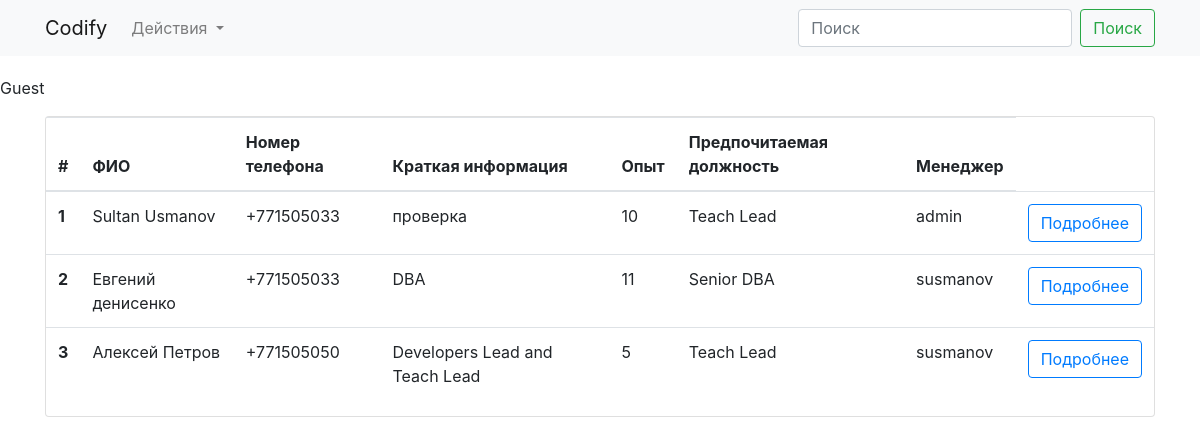
The page / on the database its author committed.
### app/models.py (models this page shows, shortened)
class Employee(db.Model):
    id = db.Column(db.Integer, primary_key=True)
    fullname = db.Column(db.String(30))
    phone = db.Column(db.String)
    short_info = db.Column(db.String)
    experience = db.Column(db.Integer)
    preferred_position = db.Column(db.String)
    user = db.relationship(User, backref=db.backref('users', lazy='dynamic'))
    user_name = db.Column(db.String, db.ForeignKey('user.username'))

class User(UserMixin, db.Model): #####UserMixin -- Содержит функции проверки учетной записи пользователя
    id = db.Column(db.Integer, primary_key=True)
    username = db.Column(db.String, nullable=False, unique=True)
    password_hash = db.Column(db.String, nullable=False)
    @property
    def password(self):
        return None

### app/views.py (the view)
def index():
    employees = Employee.query.all()
    return render_template('index.html', employees=employees)

### app/templates/index.html
{% extends "base.html" %}
{% block content %}
<div class="container">
  <div class="card">
    <table class="table">
      <thead>
        <tr>
          <th scope="col">#</th>
          <th scope="col">ФИО</th>
          <th scope="col">Номер телефона</th>
          <th scope="col">Краткая информация</th>
          <th scope="col">Опыт</th>
          <th scope="col">Предпочитаемая должность</th>
          <th scope="col">Менеджер</th>
        </tr>
      </thead>
      <tbody>
      {% for employee in employees %}
        <tr>
          <th scope="row">{{ employee.id }}</th>
          <td>{{ employee.fullname }}</td>
          <td>{{ employee.phone }}</td>
          <td>{{ employee.short_info }}</td>
          <td>{{ employee.experience  }}</td>
          <td>{{ employee.preferred_position }}</td>
          <td>{{ employee.user.username }}</td>
          <td><a class="btn btn-outline-primary" href="{{ url_for('employee_detail', id=employee.id) }}"> Подробнее </a></td>
        </tr>
      {% endfor %}
      </tbody>
    </table>
  </div>
</div>
{% endblock content %}

### app/templates/base.html (shortened to what this page needs)
<!doctype html>
<html lang="en">
  <head>
    <link rel="stylesheet" href="https://cdn.jsdelivr.net/npm/bootstrap@4.6.1/dist/css/bootstrap.min.css">
    <link href="{{ url_for('static', filename='css/style.css') }}" rel="stylesheet">
  </head>
  <body>
  <nav class="navbar navbar-expand-lg navbar-light bg-light">
    <div class="container">
    <a class="navbar-brand" href="#">Codify</a>
    <div class="collapse navbar-collapse" id="navbarSupportedContent">
      <ul class="navbar-nav mr-auto">
        <li class="nav-item dropdown">
          <a class="nav-link dropdown-toggle" href="#" id="navbarDropdown" role="button" data-toggle="dropdown" aria-expanded="false">
            Действия
          </a>
        </li>
      </ul>
      <form class="form-inline my-2 my-lg-0">
        <input class="form-control mr-sm-2" type="search" placeholder="Поиск" aria-label="Поиск">
        <button class="btn btn-outline-success my-2 my-sm-0" type="submit">Поиск</button>
      </form>
    </div>
    </div>
  </nav>
  <div class="content">
       {% if current_user.is_authenticated %}
          <p>{{ current_user }}</p>
          {% else %}
          <p>Guest</p>
       {% endif %}
    {% block content %}
    {% endblock %}
  </div>
  </body>
</html>

### app/static/css/style.css (style rules this page uses)
.content { padding-top: 20px; padding-bottom: 20px; }

### rows shown on the page
Employee: id "1", fullname "Sultan Usmanov", phone "+771505033", short_info "проверка", experience "10", preferred_position "Teach Lead", user.username "admin"
Employee: id "2", fullname "Евгений денисенко", phone "+771505033", short_info "DBA", experience "11", preferred_position "Senior DBA", user.username "susmanov"
Employee: id "3", fullname "Алексей Петров", phone "+771505050", short_info "Developers Lead and Teach Lead", experience "5", preferred_position "Teach Lead", user.username "susmanov"
